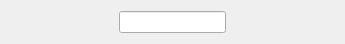
<?xml version="1.0" encoding="UTF-8"?>
<ui version="4.0">
 <class>Form</class>
 <widget class="QWidget" name="Form">
  <property name="enabled">
   <bool>true</bool>
  </property>
  <property name="geometry">
   <rect>
    <x>0</x>
    <y>0</y>
    <width>345</width>
    <height>43</height>
   </rect>
  </property>
  <property name="windowTitle">
   <string>Form</string>
  </property>
  <layout class="QHBoxLayout" name="horizontalLayout_2">
   <item>
    <layout class="QHBoxLayout" name="horizontalLayout" stretch="1,1,1">
     <property name="spacing">
      <number>0</number>
     </property>
     <item>
      <widget class="PyDMLabel" name="PS_Voltage">
       <property name="toolTip">
        <string/>
       </property>
       <property name="alignment">
        <set>Qt::AlignCenter</set>
       </property>
       <property name="precision" stdset="0">
        <number>4</number>
       </property>
       <property name="precisionFromPV" stdset="0">
        <bool>false</bool>
       </property>
       <property name="alarmSensitiveBorder" stdset="0">
        <bool>false</bool>
       </property>
       <property name="channel" stdset="0">
        <string>ca://${TYPE}:${AREA}:${POS}:PS_VOLTAGE${POINT_NUM}</string>
       </property>
      </widget>
     </item>
     <item>
      <widget class="PyDMLineEdit" name="ActaulVoltage">
       <property name="toolTip">
        <string/>
       </property>
       <property name="alignment">
        <set>Qt::AlignCenter</set>
       </property>
       <property name="precision" stdset="0">
        <number>4</number>
       </property>
       <property name="precisionFromPV" stdset="0">
        <bool>false</bool>
       </property>
       <property name="channel" stdset="0">
        <string>ca://${TYPE}:${AREA}:${POS}:DMM_READING${POINT_NUM}</string>
       </property>
      </widget>
     </item>
     <item>
      <widget class="PyDMLabel" name="PyDMLabel_2">
       <property name="toolTip">
        <string/>
       </property>
       <property name="alignment">
        <set>Qt::AlignCenter</set>
       </property>
       <property name="channel" stdset="0">
        <string>ca://${TYPE}:${AREA}:${POS}:ADC_COUNT${POINT_NUM}</string>
       </property>
      </widget>
     </item>
    </layout>
   </item>
  </layout>
 </widget>
 <customwidgets>
  <customwidget>
   <class>PyDMLabel</class>
   <extends>QLabel</extends>
   <header>pydm.widgets.label</header>
  </customwidget>
  <customwidget>
   <class>PyDMLineEdit</class>
   <extends>QLineEdit</extends>
   <header>pydm.widgets.line_edit</header>
  </customwidget>
 </customwidgets>
 <resources/>
 <connections/>
</ui>
